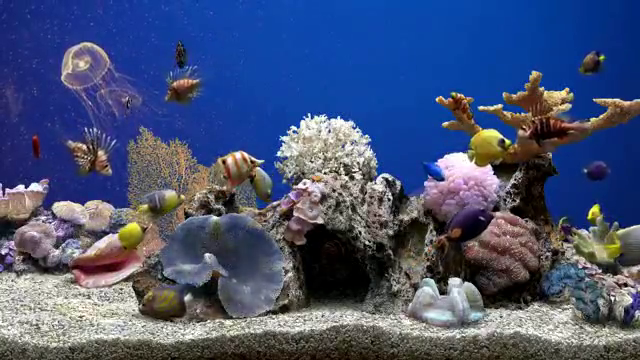
#> input picture frame 41 of _opencv_example/Images/video/fish_tank.mp4, 640 x 360 px
$ python 00_fishtank.py
#> lines starting #> are read from the running program, lines starting #| are printed output that depends on the picture; after the words box and inside, x2 and y2 are one past the last pixel; in counts of white or black regions, pixels touching at a corner belong together
import numpy as np
import cv2

# 설정된 최대 추적 점의 수
numOfConner = 100

# 비디오 파일 열기
cap = cv2.VideoCapture("C:/Users/aloho/Github/openCV-SeoultechMSD/_opencv_example/Images/video/fish_tank.mp4")  # 비디오 파일 경로

# 코너 검출 (goodFeaturesToTrack)의 파라미터 설정
feature_params = {
    'maxCorners': numOfConner,  # 최대 추적할 코너 점 수
    'qualityLevel': 0.2,        # 코너 품질 수준 (0~1)
    'minDistance': 10,          # 최소 점 간 거리
    'blockSize': 7              # 코너 검출 블록 크기
}

# Lucas-Kanade Optical Flow의 파라미터 설정
lk_params = {
    'winSize': (15, 15),        # 검색 윈도우 크기
    'maxLevel': 2,              # 피라미드 레벨 수
    'criteria': (cv2.TERM_CRITERIA_EPS | cv2.TERM_CRITERIA_COUNT, 10, 0.03)  # 종료 기준
}

# 점 추적 시각화를 위한 무작위 색상 생성
color = np.random.randint(0, 255, (numOfConner, 3))

# 첫 프레임 읽기 및 그레이스케일로 변환
ret, old_frame = cap.read()
#> old_frame is the input picture: shape (360, 640, 3); mean B, G, R 118, 83.2, 70.8
prev_gray = cv2.cvtColor(old_frame, cv2.COLOR_BGR2GRAY)
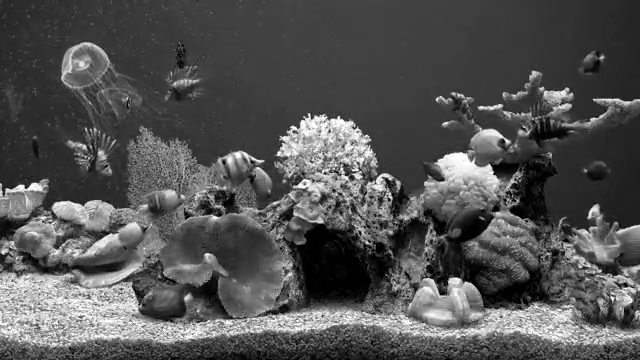
#> prev_gray: shape (360, 640); min 0, max 255, mean 83.4

# 초기 코너 검출
prev_pts = cv2.goodFeaturesToTrack(prev_gray, mask=None, **feature_params)
#> prev_pts = 100 rows, first 8: [25, 187], [7, 191], [293, 129], [613, 297], [355, 126], [305, 116], [339, 118], [343, 173]

# 추적 선을 그리기 위한 빈 마스크 이미지
mask = np.zeros_like(old_frame)

# 비디오 프레임 루프
while True:
    ret, frame = cap.read()
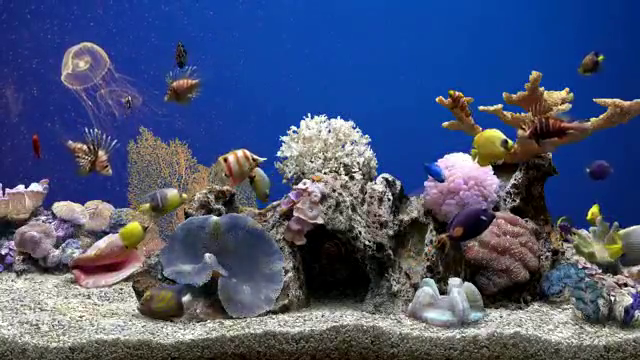
#> input picture frame 42 of _opencv_example/Images/video/fish_tank.mp4, 640 x 360 px
#> frame is the input picture: shape (360, 640, 3); mean B, G, R 118.1, 83.3, 70.8
    if not ret:  # 비디오 종료 시 루프 탈출
        break

    # 현재 프레임을 그레이스케일로 변환
    new_gray = cv2.cvtColor(frame, cv2.COLOR_BGR2GRAY)

    # Lucas-Kanade Optical Flow를 사용하여 점 이동 계산
    # Lucas-Kanade Optical Flow를 계산, 이전 프레임의 점들이 현재 프레임에서 어디로 이동했는지 추적합니다.
    new_pts, st, err = cv2.calcOpticalFlowPyrLK(prev_gray, new_gray, prev_pts, None, **lk_params)
#> new_pts = 100 rows, first 8: [25, 187], [7, 191], [293, 129], [613.1, 297], [355, 126], [305, 116], [339, 118], [343, 173]; st = 100 values from 1 to 1; err = 100 values, max 17.03 at index 90, min 0 at index 26, mean 3.85

    # 점 이동 경로 시각화, 이동 성공한 점 필터링
    good_new = new_pts[st == 1]
#> good_new = 100 pairs, first value 2 to 637, second value 58.29 to 326
    good_prev = prev_pts[st == 1]
#> good_prev = 100 pairs, first value 2 to 637, second value 58 to 326

    # 이전 점과 현재 점을 선으로 연결
    for i, (new, old) in enumerate(zip(good_new, good_prev)):
        new_i = new.astype(np.int16)  # 새로운 점 좌표 정수화
        old_i = old.astype(np.int16)  # 이전 점 좌표 정수화

        # 이동 경로 선 그리기
        cv2.line(mask, old_i, new_i, color[i].tolist(), 2)

        # 현재 점을 원으로 표시
        cv2.circle(frame, new_i, 5, color[i].tolist(), -1)
#> this loop made 100 passes
#> (new_i, old_i) on passes 1, 2, 3, 6, 7, 8, 9, 10, 11, 12, 13, 17: ([24, 187], [25, 187]), ([6, 190], [7, 191]), ([293, 128], [293, 129]), ([305, 115], [305, 116]), ([338, 117], [339, 118]), ([342, 172], [343, 173]), ([381, 177], [382, 178]), ([278, 153], [278, 154]), ([441, 291], [441, 292]), ([281, 143], [282, 143]), ([358, 168], [358, 169]), ([461, 280], [462, 281])
#> (new, new_i, old_i) on passes 15, 18, 22, 24, 30, 31: ([449.9, 280], [449, 279], [450, 280]), ([224.4, 157], [224, 157], [223, 159]), ([505.1, 140.6], [505, 140], [502, 140]), ([568, 89.99], [567, 89], [568, 90]), ([590, 229.1], [589, 229], [590, 229]), ([596.4, 206.3], [596, 206], [597, 206])
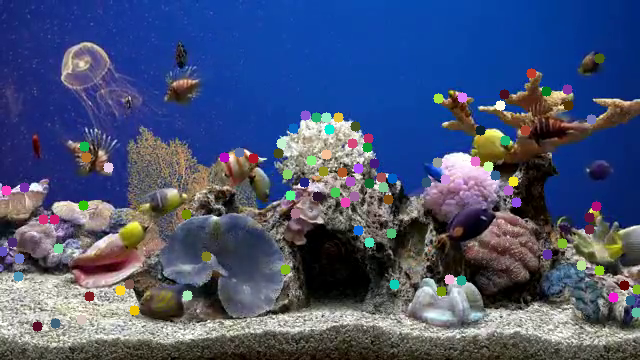
#> frame: shape (360, 640, 3); 3.5% of pixels changed, all inside (x1, y1, x2, y2) = (0, 53, 640, 332)
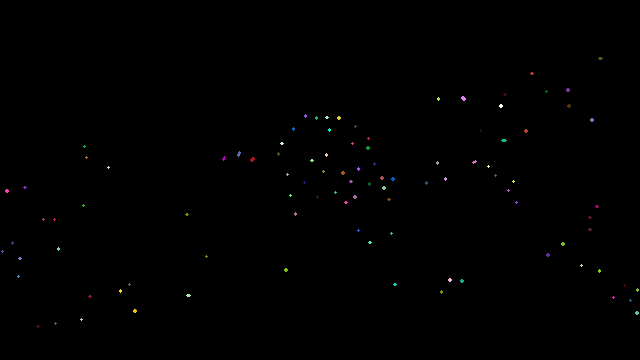
#> mask: shape (360, 640, 3); mean B, G, R 0.4, 0.4, 0.5

    # 이동 경로를 현재 프레임에 오버레이
    img = cv2.add(frame, mask)

    # 결과 출력
    cv2.imshow('frame', img)

    # ESC 키를 누르면 종료
    k = cv2.waitKey(30) & 0xff
#> (key Esc is pressed here)
    if k == 27:
        break

    # 이전 프레임 및 점 업데이트
    prev_gray = new_gray.copy()
    prev_pts = good_new.reshape(-1, 1, 2)

# 비디오 캡처 해제 및 창 닫기
cap.release()
cv2.destroyAllWindows()

$ run again, starting later in the video
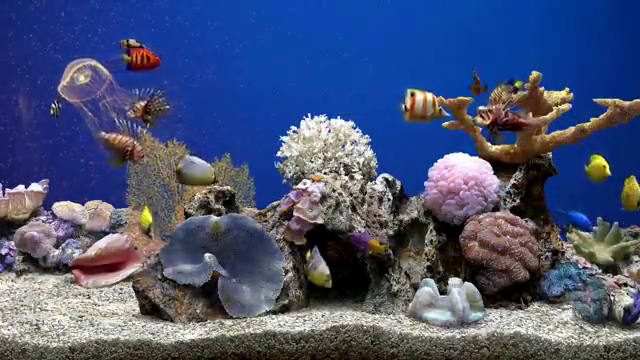
#> input picture frame 184 of _opencv_example/Images/video/fish_tank.mp4, 640 x 360 px
#> old_frame is the input picture: shape (360, 640, 3); mean B, G, R 117.8, 83.5, 72.2
#> prev_pts = 100 rows, first 8: [25, 187], [305, 116], [7, 191], [355, 126], [293, 129], [346, 175], [382, 178], [278, 154]
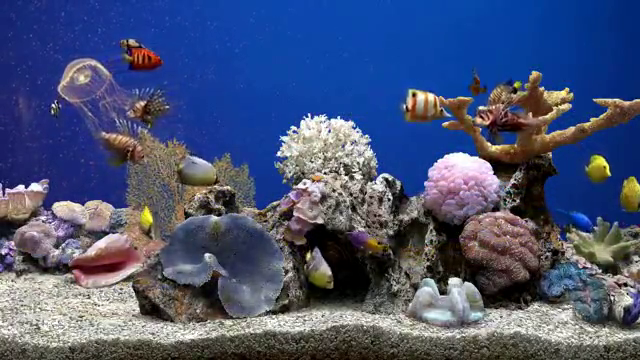
#> input picture frame 185 of _opencv_example/Images/video/fish_tank.mp4, 640 x 360 px
#> frame is the input picture: shape (360, 640, 3); mean B, G, R 117.8, 83.6, 72.3
#> new_pts has the same summary as prev_pts; st = 100 values from 1 to 1; err = 100 values, max 11.88 at index 72, min 0 at index 52, mean 2.02
#> good_new = 100 pairs, first value 1 to 635, second value 41.2 to 326
#> good_prev = 100 pairs, first value 1 to 635, second value 41 to 326
#> the loop `for i, (new, old) in enumerate(zip(good_new, good_prev)):` made 100 passes
#> (new_i, old_i) on passes 1, 2, 3, 5, 6, 7, 9, 11: ([24, 187], [25, 187]), ([304, 115], [305, 116]), ([7, 190], [7, 191]), ([293, 128], [293, 129]), ([345, 175], [346, 175]), ([382, 177], [382, 178]), ([338, 118], [339, 118]), ([441, 291], [441, 292])
#> after the loop `for i, (new, old) in enumerate(zip(good_new, good_prev)):`:
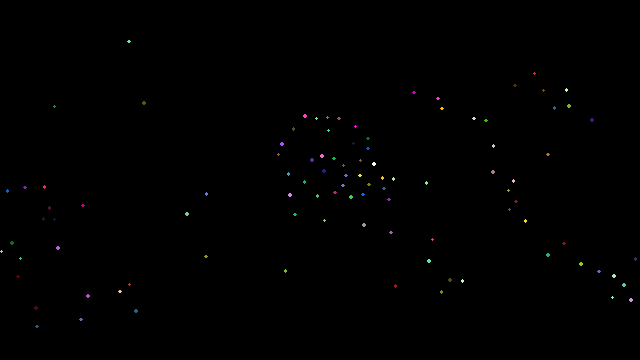
#> mask: shape (360, 640, 3); mean B, G, R 0.4, 0.5, 0.5

$ run again, starting later in the video
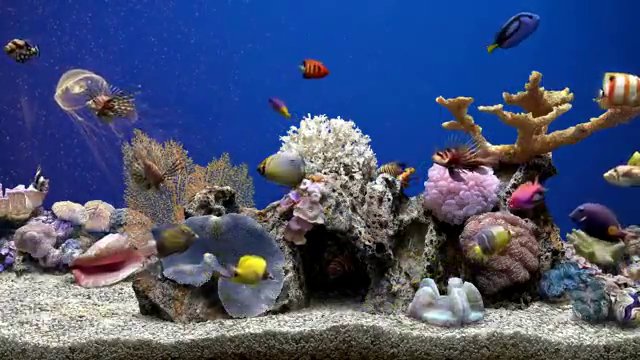
#> input picture frame 328 of _opencv_example/Images/video/fish_tank.mp4, 640 x 360 px
#> old_frame is the input picture: shape (360, 640, 3); mean B, G, R 117.3, 83.2, 71.9
#> prev_pts = 100 rows, first 8: [26, 187], [42, 178], [7, 191], [305, 117], [358, 129], [292, 129], [339, 118], [304, 182]
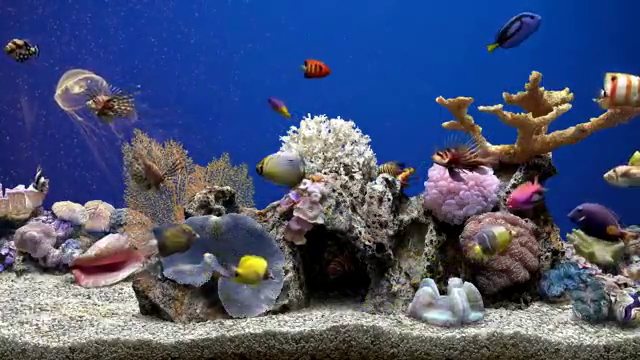
#> input picture frame 329 of _opencv_example/Images/video/fish_tank.mp4, 640 x 360 px
#> frame is the input picture: shape (360, 640, 3); mean B, G, R 117.3, 83.2, 72
#> new_pts = 100 rows, first 8: [25.96, 187], [42.54, 178.5], [7, 191], [305, 117], [358, 129], [292, 129], [339, 118], [303.8, 182]; st = 100 values from 1 to 1; err = 100 values, max 16.34 at index 33, min 0.000694 at index 59, mean 2.84
#> good_new = 100 pairs, first value 0.998 to 637.5, second value 44.97 to 326
#> good_prev = 100 pairs, first value 1 to 637, second value 45 to 326
#> the loop `for i, (new, old) in enumerate(zip(good_new, good_prev)):` made 100 passes
#> (new_i, old_i) on passes 3, 7, 9, 10, 11, 12, 14, 19: ([6, 190], [7, 191]), ([338, 118], [339, 118]), ([611, 296], [612, 297]), ([462, 281], [463, 281]), ([441, 291], [441, 292]), ([631, 300], [631, 301]), ([343, 174], [343, 175]), ([323, 170], [323, 171])
#> after the loop `for i, (new, old) in enumerate(zip(good_new, good_prev)):`:
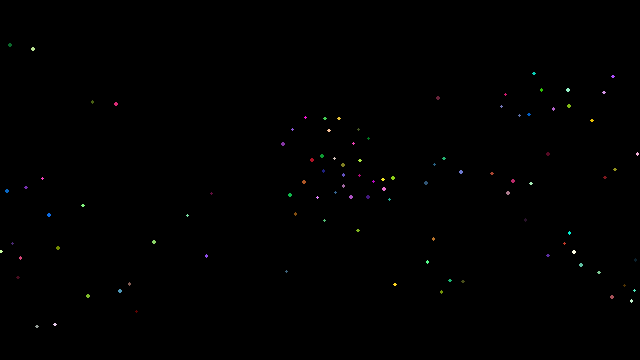
#> mask: shape (360, 640, 3); mean B, G, R 0.4, 0.5, 0.5
